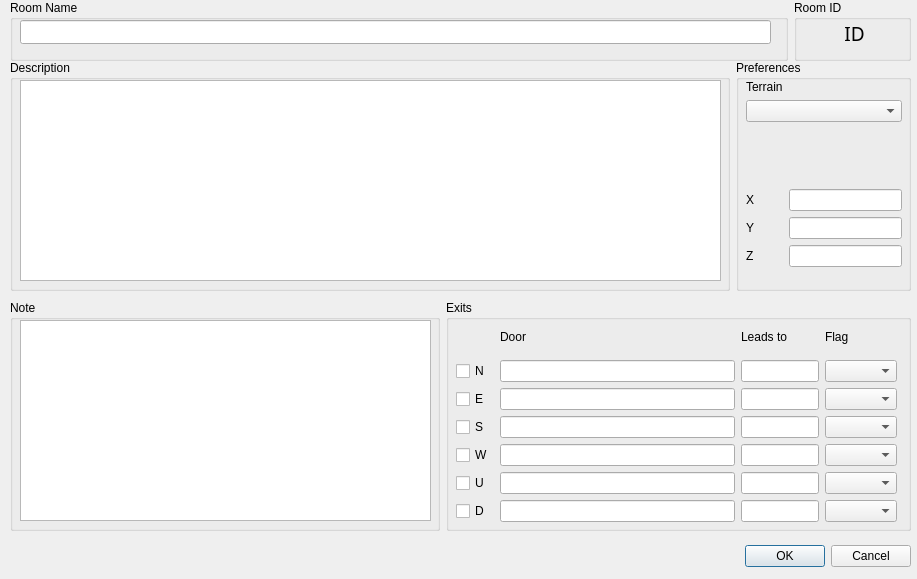
<ui version="4.0" >
 <author></author>
 <comment></comment>
 <exportmacro></exportmacro>
 <class>roomedit_dialog</class>
 <widget class="QDialog" name="roomedit_dialog" >
  <property name="geometry" >
   <rect>
    <x>0</x>
    <y>0</y>
    <width>917</width>
    <height>579</height>
   </rect>
  </property>
  <property name="sizePolicy" >
   <sizepolicy>
    <hsizetype>7</hsizetype>
    <vsizetype>7</vsizetype>
    <horstretch>0</horstretch>
    <verstretch>0</verstretch>
   </sizepolicy>
  </property>
  <property name="minimumSize" >
   <size>
    <width>838</width>
    <height>559</height>
   </size>
  </property>
  <property name="maximumSize" >
   <size>
    <width>16000</width>
    <height>16000</height>
   </size>
  </property>
  <property name="windowTitle" >
   <string>Room Information Editor</string>
  </property>
  <widget class="QWidget" name="layoutWidget" >
   <property name="geometry" >
    <rect>
     <x>560</x>
     <y>540</y>
     <width>351</width>
     <height>33</height>
    </rect>
   </property>
   <layout class="QHBoxLayout" >
    <property name="margin" >
     <number>0</number>
    </property>
    <property name="spacing" >
     <number>6</number>
    </property>
    <item>
     <spacer>
      <property name="orientation" >
       <enum>Qt::Horizontal</enum>
      </property>
      <property name="sizeHint" >
       <size>
        <width>131</width>
        <height>31</height>
       </size>
      </property>
     </spacer>
    </item>
    <item>
     <widget class="QPushButton" name="okButton" >
      <property name="text" >
       <string>OK</string>
      </property>
     </widget>
    </item>
    <item>
     <widget class="QPushButton" name="cancelButton" >
      <property name="text" >
       <string>Cancel</string>
      </property>
     </widget>
    </item>
   </layout>
  </widget>
  <widget class="QWidget" name="layoutWidget_3" >
   <property name="geometry" >
    <rect>
     <x>10</x>
     <y>10</y>
     <width>901</width>
     <height>521</height>
    </rect>
   </property>
  </widget>
  <widget class="QWidget" name="" >
   <property name="geometry" >
    <rect>
     <x>10</x>
     <y>60</y>
     <width>899</width>
     <height>229</height>
    </rect>
   </property>
  </widget>
  <widget class="QWidget" name="" />
  <widget class="QWidget" name="" >
   <property name="geometry" >
    <rect>
     <x>195</x>
     <y>300</y>
     <width>711</width>
     <height>241</height>
    </rect>
   </property>
  </widget>
  <widget class="QWidget" name="" >
   <property name="geometry" >
    <rect>
     <x>10</x>
     <y>300</y>
     <width>901</width>
     <height>231</height>
    </rect>
   </property>
   <layout class="QHBoxLayout" >
    <property name="margin" >
     <number>0</number>
    </property>
    <property name="spacing" >
     <number>6</number>
    </property>
    <item>
     <widget class="QGroupBox" name="groupBox" >
      <property name="sizePolicy" >
       <sizepolicy>
        <hsizetype>5</hsizetype>
        <vsizetype>5</vsizetype>
        <horstretch>12</horstretch>
        <verstretch>0</verstretch>
       </sizepolicy>
      </property>
      <property name="title" >
       <string>Note</string>
      </property>
      <widget class="QTextEdit" name="textEdit_note" >
       <property name="geometry" >
        <rect>
         <x>10</x>
         <y>20</y>
         <width>411</width>
         <height>201</height>
        </rect>
       </property>
       <property name="sizePolicy" >
        <sizepolicy>
         <hsizetype>7</hsizetype>
         <vsizetype>7</vsizetype>
         <horstretch>2</horstretch>
         <verstretch>0</verstretch>
        </sizepolicy>
       </property>
      </widget>
     </widget>
    </item>
    <item>
     <widget class="QGroupBox" name="groupBox_3_2" >
      <property name="sizePolicy" >
       <sizepolicy>
        <hsizetype>5</hsizetype>
        <vsizetype>5</vsizetype>
        <horstretch>13</horstretch>
        <verstretch>0</verstretch>
       </sizepolicy>
      </property>
      <property name="title" >
       <string>Exits</string>
      </property>
      <widget class="QWidget" name="layoutWidget_4_2_2_2_2_2" >
       <property name="geometry" >
        <rect>
         <x>10</x>
         <y>20</y>
         <width>167</width>
         <height>182</height>
        </rect>
       </property>
      </widget>
      <widget class="QWidget" name="" >
       <property name="geometry" >
        <rect>
         <x>10</x>
         <y>20</y>
         <width>441</width>
         <height>202</height>
        </rect>
       </property>
       <layout class="QGridLayout" >
        <property name="margin" >
         <number>0</number>
        </property>
        <property name="spacing" >
         <number>6</number>
        </property>
        <item row="6" column="2" >
         <widget class="QLineEdit" name="lineEdit_leadD" />
        </item>
        <item row="3" column="3" >
         <widget class="QComboBox" name="comboBox_S" />
        </item>
        <item row="4" column="0" >
         <widget class="QCheckBox" name="checkBox_W" >
          <property name="text" >
           <string>W</string>
          </property>
         </widget>
        </item>
        <item row="2" column="1" >
         <widget class="QLineEdit" name="lineEdit_dooreast" >
          <property name="sizePolicy" >
           <sizepolicy>
            <hsizetype>7</hsizetype>
            <vsizetype>0</vsizetype>
            <horstretch>2</horstretch>
            <verstretch>0</verstretch>
           </sizepolicy>
          </property>
         </widget>
        </item>
        <item row="5" column="3" >
         <widget class="QComboBox" name="comboBox_U" />
        </item>
        <item row="3" column="0" >
         <widget class="QCheckBox" name="checkBox_S" >
          <property name="text" >
           <string>S</string>
          </property>
         </widget>
        </item>
        <item row="0" column="1" >
         <widget class="QLabel" name="label" >
          <property name="text" >
           <string>Door</string>
          </property>
         </widget>
        </item>
        <item row="6" column="3" >
         <widget class="QComboBox" name="comboBox_D" />
        </item>
        <item row="2" column="3" >
         <widget class="QComboBox" name="comboBox_E" />
        </item>
        <item row="0" column="2" >
         <widget class="QLabel" name="label_3" >
          <property name="text" >
           <string>Leads to</string>
          </property>
         </widget>
        </item>
        <item row="1" column="1" >
         <widget class="QLineEdit" name="lineEdit_doornorth" >
          <property name="enabled" >
           <bool>true</bool>
          </property>
          <property name="sizePolicy" >
           <sizepolicy>
            <hsizetype>7</hsizetype>
            <vsizetype>0</vsizetype>
            <horstretch>3</horstretch>
            <verstretch>0</verstretch>
           </sizepolicy>
          </property>
         </widget>
        </item>
        <item row="1" column="0" >
         <widget class="QCheckBox" name="checkBox_N" >
          <property name="text" >
           <string>N</string>
          </property>
         </widget>
        </item>
        <item row="6" column="1" >
         <widget class="QLineEdit" name="lineEdit_doordown" >
          <property name="sizePolicy" >
           <sizepolicy>
            <hsizetype>7</hsizetype>
            <vsizetype>0</vsizetype>
            <horstretch>2</horstretch>
            <verstretch>0</verstretch>
           </sizepolicy>
          </property>
         </widget>
        </item>
        <item row="5" column="0" >
         <widget class="QCheckBox" name="checkBox_U" >
          <property name="text" >
           <string>U</string>
          </property>
         </widget>
        </item>
        <item row="5" column="1" >
         <widget class="QLineEdit" name="lineEdit_doorup" >
          <property name="sizePolicy" >
           <sizepolicy>
            <hsizetype>7</hsizetype>
            <vsizetype>0</vsizetype>
            <horstretch>2</horstretch>
            <verstretch>0</verstretch>
           </sizepolicy>
          </property>
         </widget>
        </item>
        <item row="2" column="0" >
         <widget class="QCheckBox" name="checkBox_E" >
          <property name="text" >
           <string>E</string>
          </property>
         </widget>
        </item>
        <item row="2" column="2" >
         <widget class="QLineEdit" name="lineEdit_leadE" />
        </item>
        <item row="1" column="3" >
         <widget class="QComboBox" name="comboBox_N" />
        </item>
        <item row="6" column="0" >
         <widget class="QCheckBox" name="checkBox_D" >
          <property name="text" >
           <string>D</string>
          </property>
         </widget>
        </item>
        <item row="1" column="2" >
         <widget class="QLineEdit" name="lineEdit_leadN" >
          <property name="sizePolicy" >
           <sizepolicy>
            <hsizetype>7</hsizetype>
            <vsizetype>0</vsizetype>
            <horstretch>1</horstretch>
            <verstretch>0</verstretch>
           </sizepolicy>
          </property>
         </widget>
        </item>
        <item row="3" column="2" >
         <widget class="QLineEdit" name="lineEdit_leadS" />
        </item>
        <item row="4" column="2" >
         <widget class="QLineEdit" name="lineEdit_leadW" />
        </item>
        <item row="3" column="1" >
         <widget class="QLineEdit" name="lineEdit_doorsouth" >
          <property name="sizePolicy" >
           <sizepolicy>
            <hsizetype>7</hsizetype>
            <vsizetype>0</vsizetype>
            <horstretch>2</horstretch>
            <verstretch>0</verstretch>
           </sizepolicy>
          </property>
         </widget>
        </item>
        <item row="4" column="3" >
         <widget class="QComboBox" name="comboBox_W" />
        </item>
        <item row="5" column="2" >
         <widget class="QLineEdit" name="lineEdit_leadU" />
        </item>
        <item row="4" column="1" >
         <widget class="QLineEdit" name="lineEdit_doorwest" >
          <property name="sizePolicy" >
           <sizepolicy>
            <hsizetype>7</hsizetype>
            <vsizetype>0</vsizetype>
            <horstretch>2</horstretch>
            <verstretch>0</verstretch>
           </sizepolicy>
          </property>
         </widget>
        </item>
        <item row="0" column="3" >
         <widget class="QLabel" name="label_4" >
          <property name="text" >
           <string>Flag</string>
          </property>
         </widget>
        </item>
       </layout>
      </widget>
     </widget>
    </item>
   </layout>
  </widget>
  <widget class="QWidget" name="" >
   <property name="geometry" >
    <rect>
     <x>10</x>
     <y>10</y>
     <width>899</width>
     <height>50</height>
    </rect>
   </property>
  </widget>
  <widget class="QWidget" name="" >
   <property name="geometry" >
    <rect>
     <x>10</x>
     <y>30</y>
     <width>897</width>
     <height>26</height>
    </rect>
   </property>
  </widget>
  <widget class="QWidget" name="" >
   <property name="geometry" >
    <rect>
     <x>10</x>
     <y>60</y>
     <width>901</width>
     <height>231</height>
    </rect>
   </property>
   <layout class="QHBoxLayout" >
    <property name="margin" >
     <number>0</number>
    </property>
    <property name="spacing" >
     <number>6</number>
    </property>
    <item>
     <widget class="QGroupBox" name="groupBox_2" >
      <property name="sizePolicy" >
       <sizepolicy>
        <hsizetype>5</hsizetype>
        <vsizetype>5</vsizetype>
        <horstretch>41</horstretch>
        <verstretch>0</verstretch>
       </sizepolicy>
      </property>
      <property name="title" >
       <string>Description</string>
      </property>
      <widget class="QTextEdit" name="textEdit_desc" >
       <property name="geometry" >
        <rect>
         <x>10</x>
         <y>20</y>
         <width>701</width>
         <height>201</height>
        </rect>
       </property>
       <property name="sizePolicy" >
        <sizepolicy>
         <hsizetype>7</hsizetype>
         <vsizetype>7</vsizetype>
         <horstretch>10</horstretch>
         <verstretch>0</verstretch>
        </sizepolicy>
       </property>
      </widget>
     </widget>
    </item>
    <item>
     <widget class="QGroupBox" name="groupBox_4" >
      <property name="sizePolicy" >
       <sizepolicy>
        <hsizetype>5</hsizetype>
        <vsizetype>5</vsizetype>
        <horstretch>10</horstretch>
        <verstretch>0</verstretch>
       </sizepolicy>
      </property>
      <property name="title" >
       <string>Preferences</string>
      </property>
      <widget class="QWidget" name="layoutWidget_4_2" >
       <property name="geometry" >
        <rect>
         <x>10</x>
         <y>20</y>
         <width>156</width>
         <height>187</height>
        </rect>
       </property>
       <layout class="QGridLayout" >
        <property name="margin" >
         <number>0</number>
        </property>
        <property name="spacing" >
         <number>6</number>
        </property>
        <item row="1" column="0" colspan="2" >
         <widget class="QComboBox" name="comboBox_terrain" />
        </item>
        <item row="5" column="0" >
         <widget class="QLabel" name="label_16_2" >
          <property name="text" >
           <string>Z</string>
          </property>
         </widget>
        </item>
        <item row="3" column="1" >
         <widget class="QLineEdit" name="lineEdit_coordx" />
        </item>
        <item row="4" column="0" >
         <widget class="QLabel" name="label_17_2" >
          <property name="text" >
           <string>Y</string>
          </property>
         </widget>
        </item>
        <item row="0" column="0" >
         <widget class="QLabel" name="label_2_2" >
          <property name="text" >
           <string>Terrain</string>
          </property>
         </widget>
        </item>
        <item row="4" column="1" >
         <widget class="QLineEdit" name="lineEdit_coordy" />
        </item>
        <item row="3" column="0" >
         <widget class="QLabel" name="label_15_2" >
          <property name="text" >
           <string>X</string>
          </property>
         </widget>
        </item>
        <item row="5" column="1" >
         <widget class="QLineEdit" name="lineEdit_coordz" />
        </item>
        <item row="2" column="0" >
         <spacer>
          <property name="orientation" >
           <enum>Qt::Vertical</enum>
          </property>
          <property name="sizeHint" >
           <size>
            <width>20</width>
            <height>40</height>
           </size>
          </property>
         </spacer>
        </item>
       </layout>
      </widget>
     </widget>
    </item>
   </layout>
  </widget>
  <widget class="QWidget" name="" >
   <property name="geometry" >
    <rect>
     <x>10</x>
     <y>0</y>
     <width>901</width>
     <height>61</height>
    </rect>
   </property>
   <layout class="QHBoxLayout" >
    <property name="margin" >
     <number>0</number>
    </property>
    <property name="spacing" >
     <number>6</number>
    </property>
    <item>
     <widget class="QGroupBox" name="groupBox_3" >
      <property name="sizePolicy" >
       <sizepolicy>
        <hsizetype>5</hsizetype>
        <vsizetype>5</vsizetype>
        <horstretch>20</horstretch>
        <verstretch>0</verstretch>
       </sizepolicy>
      </property>
      <property name="title" >
       <string>Room Name</string>
      </property>
      <widget class="QLineEdit" name="lineEdit_name" >
       <property name="geometry" >
        <rect>
         <x>10</x>
         <y>20</y>
         <width>751</width>
         <height>24</height>
        </rect>
       </property>
      </widget>
     </widget>
    </item>
    <item>
     <widget class="QGroupBox" name="groupBox_5" >
      <property name="sizePolicy" >
       <sizepolicy>
        <hsizetype>5</hsizetype>
        <vsizetype>5</vsizetype>
        <horstretch>3</horstretch>
        <verstretch>0</verstretch>
       </sizepolicy>
      </property>
      <property name="title" >
       <string>Room ID</string>
      </property>
      <widget class="QLabel" name="label_roomid" >
       <property name="geometry" >
        <rect>
         <x>10</x>
         <y>20</y>
         <width>101</width>
         <height>31</height>
        </rect>
       </property>
       <property name="font" >
        <font>
         <family>Sans Serif</family>
         <pointsize>14</pointsize>
         <weight>50</weight>
         <italic>false</italic>
         <bold>false</bold>
         <underline>false</underline>
         <strikeout>false</strikeout>
        </font>
       </property>
       <property name="text" >
        <string>ID</string>
       </property>
       <property name="alignment" >
        <set>Qt::AlignHCenter</set>
       </property>
      </widget>
     </widget>
    </item>
   </layout>
  </widget>
 </widget>
 <pixmapfunction></pixmapfunction>
 <resources/>
 <connections>
  <connection>
   <sender>okButton</sender>
   <signal>clicked()</signal>
   <receiver>roomedit_dialog</receiver>
   <slot>accept()</slot>
   <hints>
    <hint type="sourcelabel" >
     <x>278</x>
     <y>253</y>
    </hint>
    <hint type="destinationlabel" >
     <x>96</x>
     <y>254</y>
    </hint>
   </hints>
  </connection>
  <connection>
   <sender>cancelButton</sender>
   <signal>clicked()</signal>
   <receiver>roomedit_dialog</receiver>
   <slot>reject()</slot>
   <hints>
    <hint type="sourcelabel" >
     <x>369</x>
     <y>253</y>
    </hint>
    <hint type="destinationlabel" >
     <x>179</x>
     <y>282</y>
    </hint>
   </hints>
  </connection>
 </connections>
</ui>
